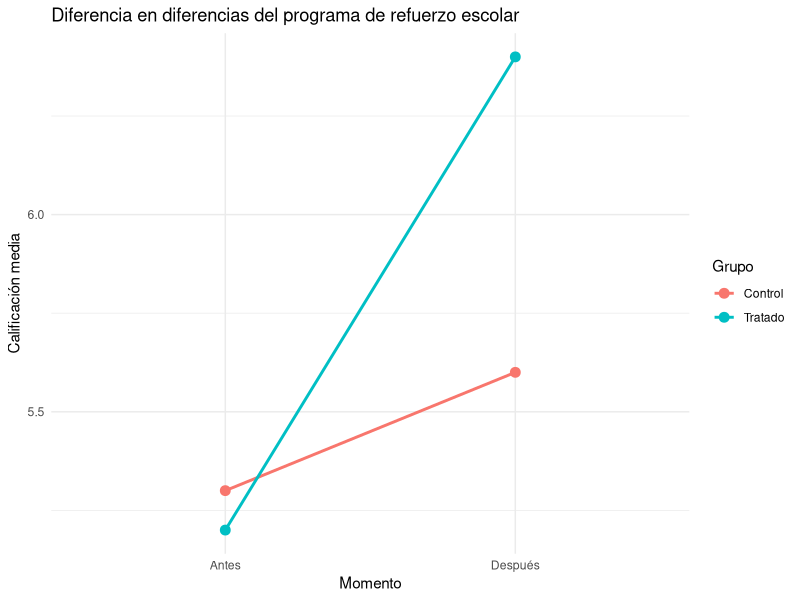

The R script that drew this image:
## ---- chunk 1
knitr::opts_chunk$set(echo = TRUE, message = FALSE, warning = FALSE)
library(tidyverse)
## ---- chunk 2
y_t_antes <- 5.2
y_t_despues <- 6.4
y_c_antes <- 5.3
y_c_despues <- 5.6

cambio_tratado <- y_t_despues - y_t_antes
cambio_control <- y_c_despues - y_c_antes
DiD <- cambio_tratado - cambio_control

cambio_tratado
cambio_control
DiD
## ---- chunk 3
datos_did <- tibble(
  grupo = rep(c("Tratado", "Control"), each = 2),
  momento = rep(c("Antes", "Después"), times = 2),
  media = c(y_t_antes, y_t_despues, y_c_antes, y_c_despues)
) |>
  mutate(momento = factor(momento, levels = c("Antes", "Después")))

ggplot(datos_did, aes(x = momento, y = media, group = grupo, color = grupo)) +
  geom_line(linewidth = 1) +
  geom_point(size = 3) +
  labs(
    x = "Momento",
    y = "Calificación media",
    color = "Grupo",
    title = "Diferencia en diferencias del programa de refuerzo escolar"
  ) +
  theme_minimal()
## ---- chunk 4
set.seed(123)
n <- 30
antes <- rnorm(n, mean = 50, sd = 8)
despues <- antes + rnorm(n, mean = 4, sd = 5)

datos_pretest_postest <- tibble(
  individuo = 1:n,
  antes = antes,
  despues = despues
)

datos_pretest_postest
## ---- chunk 5
t.test(datos_pretest_postest$despues, datos_pretest_postest$antes, paired = TRUE)
